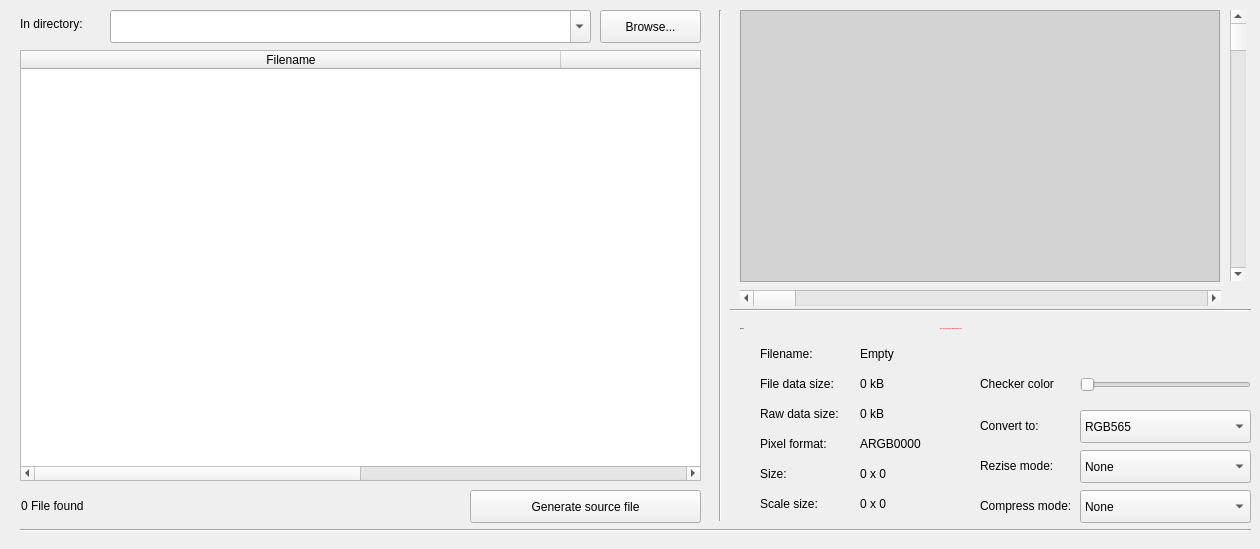
    <widget class="QWidget" name="ImageConverter">
     <attribute name="title">
      <string>Image Converter</string>
     </attribute>
     <widget class="QLabel" name="LabelStaticInDirectory">
      <property name="geometry">
       <rect>
        <x>20</x>
        <y>10</y>
        <width>81</width>
        <height>27</height>
       </rect>
      </property>
      <property name="sizePolicy">
       <sizepolicy hsizetype="Fixed" vsizetype="Fixed">
        <horstretch>0</horstretch>
        <verstretch>0</verstretch>
       </sizepolicy>
      </property>
      <property name="text">
       <string>In directory:</string>
      </property>
      <property name="scaledContents">
       <bool>true</bool>
      </property>
     </widget>
     <widget class="QComboBox" name="ComboBoxDirectory">
      <property name="geometry">
       <rect>
        <x>110</x>
        <y>10</y>
        <width>481</width>
        <height>33</height>
       </rect>
      </property>
      <property name="sizePolicy">
       <sizepolicy hsizetype="Fixed" vsizetype="Fixed">
        <horstretch>0</horstretch>
        <verstretch>0</verstretch>
       </sizepolicy>
      </property>
      <property name="editable">
       <bool>true</bool>
      </property>
     </widget>
     <widget class="QPushButton" name="ButtonBrowse">
      <property name="geometry">
       <rect>
        <x>600</x>
        <y>10</y>
        <width>101</width>
        <height>33</height>
       </rect>
      </property>
      <property name="sizePolicy">
       <sizepolicy hsizetype="Fixed" vsizetype="Fixed">
        <horstretch>0</horstretch>
        <verstretch>0</verstretch>
       </sizepolicy>
      </property>
      <property name="styleSheet">
       <string notr="true"/>
      </property>
      <property name="text">
       <string>Browse...</string>
      </property>
      <property name="icon">
       <iconset>
        <normaloff>:/Images/browse20.png</normaloff>:/Images/browse20.png</iconset>
      </property>
      <property name="iconSize">
       <size>
        <width>20</width>
        <height>20</height>
       </size>
      </property>
     </widget>
     <widget class="QGraphicsView" name="graphicsViewConverter">
      <property name="geometry">
       <rect>
        <x>740</x>
        <y>10</y>
        <width>480</width>
        <height>272</height>
       </rect>
      </property>
      <property name="sizePolicy">
       <sizepolicy hsizetype="Fixed" vsizetype="Fixed">
        <horstretch>0</horstretch>
        <verstretch>0</verstretch>
       </sizepolicy>
      </property>
      <property name="styleSheet">
       <string notr="true">background-color: lightgray;</string>
      </property>
      <property name="verticalScrollBarPolicy">
       <enum>Qt::ScrollBarAlwaysOff</enum>
      </property>
      <property name="horizontalScrollBarPolicy">
       <enum>Qt::ScrollBarAlwaysOff</enum>
      </property>
      <property name="backgroundBrush">
       <brush brushstyle="NoBrush">
        <color alpha="255">
         <red>0</red>
         <green>0</green>
         <blue>0</blue>
        </color>
       </brush>
      </property>
      <property name="sceneRect">
       <rectf>
        <x>0.000000000000000</x>
        <y>0.000000000000000</y>
        <width>0.000000000000000</width>
        <height>0.000000000000000</height>
       </rectf>
      </property>
     </widget>
     <widget class="Line" name="line_V_Converter">
      <property name="geometry">
       <rect>
        <x>710</x>
        <y>10</y>
        <width>20</width>
        <height>511</height>
       </rect>
      </property>
      <property name="orientation">
       <enum>Qt::Vertical</enum>
      </property>
     </widget>
     <widget class="QTableWidget" name="TableFilesFound">
      <property name="geometry">
       <rect>
        <x>20</x>
        <y>50</y>
        <width>681</width>
        <height>431</height>
       </rect>
      </property>
      <property name="sizePolicy">
       <sizepolicy hsizetype="Fixed" vsizetype="Expanding">
        <horstretch>0</horstretch>
        <verstretch>2</verstretch>
       </sizepolicy>
      </property>
      <property name="baseSize">
       <size>
        <width>0</width>
        <height>0</height>
       </size>
      </property>
      <property name="styleSheet">
       <string notr="true">font: bold &quot;Ubuntu&quot;;
font-size: 12px;

</string>
      </property>
      <property name="lineWidth">
       <number>-1</number>
      </property>
      <property name="selectionMode">
       <enum>QAbstractItemView::SingleSelection</enum>
      </property>
      <property name="selectionBehavior">
       <enum>QAbstractItemView::SelectRows</enum>
      </property>
      <property name="sortingEnabled">
       <bool>false</bool>
      </property>
      <property name="columnCount">
       <number>2</number>
      </property>
      <attribute name="horizontalHeaderCascadingSectionResizes">
       <bool>true</bool>
      </attribute>
      <attribute name="horizontalHeaderMinimumSectionSize">
       <number>40</number>
      </attribute>
      <attribute name="horizontalHeaderDefaultSectionSize">
       <number>540</number>
      </attribute>
      <attribute name="horizontalHeaderStretchLastSection">
       <bool>true</bool>
      </attribute>
      <attribute name="verticalHeaderVisible">
       <bool>false</bool>
      </attribute>
      <attribute name="verticalHeaderHighlightSections">
       <bool>true</bool>
      </attribute>
      <column>
       <property name="text">
        <string>Filename</string>
       </property>
      </column>
      <column>
       <property name="text">
        <string>Size</string>
       </property>
      </column>
     </widget>
     <widget class="QLabel" name="LabelFilesFoundConverter">
      <property name="geometry">
       <rect>
        <x>21</x>
        <y>492</y>
        <width>151</width>
        <height>27</height>
       </rect>
      </property>
      <property name="sizePolicy">
       <sizepolicy hsizetype="Fixed" vsizetype="Fixed">
        <horstretch>0</horstretch>
        <verstretch>0</verstretch>
       </sizepolicy>
      </property>
      <property name="text">
       <string>0 File found</string>
      </property>
      <property name="scaledContents">
       <bool>true</bool>
      </property>
     </widget>
     <widget class="QLabel" name="LabelStaticConvertTo">
      <property name="geometry">
       <rect>
        <x>980</x>
        <y>412</y>
        <width>91</width>
        <height>27</height>
       </rect>
      </property>
      <property name="sizePolicy">
       <sizepolicy hsizetype="Fixed" vsizetype="Fixed">
        <horstretch>0</horstretch>
        <verstretch>0</verstretch>
       </sizepolicy>
      </property>
      <property name="text">
       <string>Convert to:</string>
      </property>
     </widget>
     <widget class="QComboBox" name="comboBoxPixelFormat">
      <property name="geometry">
       <rect>
        <x>1080</x>
        <y>410</y>
        <width>171</width>
        <height>33</height>
       </rect>
      </property>
      <property name="sizePolicy">
       <sizepolicy hsizetype="Fixed" vsizetype="Fixed">
        <horstretch>0</horstretch>
        <verstretch>0</verstretch>
       </sizepolicy>
      </property>
      <property name="styleSheet">
       <string notr="true"/>
      </property>
      <property name="frame">
       <bool>true</bool>
      </property>
      <item>
       <property name="text">
        <string>RGB565</string>
       </property>
       <property name="icon">
        <iconset resource="SkinRessource.qrc">
         <normaloff>:/graphic/rgb20.png</normaloff>:/graphic/rgb20.png</iconset>
       </property>
      </item>
      <item>
       <property name="text">
        <string>ARGB8888</string>
       </property>
       <property name="icon">
        <iconset resource="SkinRessource.qrc">
         <normaloff>:/graphic/argb20.png</normaloff>:/graphic/argb20.png</iconset>
       </property>
      </item>
      <item>
       <property name="text">
        <string>File Data</string>
       </property>
       <property name="icon">
        <iconset resource="SkinRessource.qrc">
         <normaloff>:/graphic/file.png</normaloff>:/graphic/file.png</iconset>
       </property>
      </item>
     </widget>
     <widget class="QPushButton" name="ButtonConvert">
      <property name="geometry">
       <rect>
        <x>470</x>
        <y>490</y>
        <width>231</width>
        <height>33</height>
       </rect>
      </property>
      <property name="sizePolicy">
       <sizepolicy hsizetype="Fixed" vsizetype="Fixed">
        <horstretch>0</horstretch>
        <verstretch>0</verstretch>
       </sizepolicy>
      </property>
      <property name="styleSheet">
       <string notr="true"/>
      </property>
      <property name="text">
       <string>Generate source file</string>
      </property>
      <property name="icon">
       <iconset resource="SkinRessource.qrc">
        <normaloff>:/graphic/convert20.png</normaloff>:/graphic/convert20.png</iconset>
      </property>
      <property name="iconSize">
       <size>
        <width>20</width>
        <height>20</height>
       </size>
      </property>
     </widget>
     <widget class="QLabel" name="LabelStaticPixelFormat">
      <property name="geometry">
       <rect>
        <x>760</x>
        <y>430</y>
        <width>91</width>
        <height>27</height>
       </rect>
      </property>
      <property name="text">
       <string>Pixel format:</string>
      </property>
     </widget>
     <widget class="QLabel" name="LabelStaticFileInfo">
      <property name="geometry">
       <rect>
        <x>740</x>
        <y>315</y>
        <width>91</width>
        <height>27</height>
       </rect>
      </property>
      <property name="font">
       <font>
        <pointsize>-1</pointsize>
        <italic>false</italic>
        <bold>true</bold>
       </font>
      </property>
      <property name="text">
       <string>File info:</string>
      </property>
     </widget>
     <widget class="QLabel" name="LabelStaticSize">
      <property name="geometry">
       <rect>
        <x>760</x>
        <y>460</y>
        <width>91</width>
        <height>27</height>
       </rect>
      </property>
      <property name="text">
       <string>Size:</string>
      </property>
     </widget>
     <widget class="QLabel" name="LabelFilename">
      <property name="geometry">
       <rect>
        <x>860</x>
        <y>340</y>
        <width>381</width>
        <height>27</height>
       </rect>
      </property>
      <property name="sizePolicy">
       <sizepolicy hsizetype="Fixed" vsizetype="Fixed">
        <horstretch>0</horstretch>
        <verstretch>0</verstretch>
       </sizepolicy>
      </property>
      <property name="text">
       <string>Empty</string>
      </property>
     </widget>
     <widget class="QLabel" name="LabelPixelFormat">
      <property name="geometry">
       <rect>
        <x>860</x>
        <y>430</y>
        <width>141</width>
        <height>27</height>
       </rect>
      </property>
      <property name="sizePolicy">
       <sizepolicy hsizetype="Fixed" vsizetype="Fixed">
        <horstretch>0</horstretch>
        <verstretch>0</verstretch>
       </sizepolicy>
      </property>
      <property name="text">
       <string>ARGB0000</string>
      </property>
     </widget>
     <widget class="QLabel" name="LabelSize">
      <property name="geometry">
       <rect>
        <x>860</x>
        <y>460</y>
        <width>141</width>
        <height>27</height>
       </rect>
      </property>
      <property name="sizePolicy">
       <sizepolicy hsizetype="Fixed" vsizetype="Fixed">
        <horstretch>0</horstretch>
        <verstretch>0</verstretch>
       </sizepolicy>
      </property>
      <property name="text">
       <string>0 x 0</string>
      </property>
     </widget>
     <widget class="QLabel" name="LabelStaticFilename">
      <property name="geometry">
       <rect>
        <x>760</x>
        <y>340</y>
        <width>61</width>
        <height>27</height>
       </rect>
      </property>
      <property name="text">
       <string>Filename:</string>
      </property>
     </widget>
     <widget class="Line" name="line_H_Converter">
      <property name="geometry">
       <rect>
        <x>730</x>
        <y>300</y>
        <width>521</width>
        <height>20</height>
       </rect>
      </property>
      <property name="orientation">
       <enum>Qt::Horizontal</enum>
      </property>
     </widget>
     <widget class="QScrollBar" name="horizontalScrollBarConverter">
      <property name="geometry">
       <rect>
        <x>740</x>
        <y>290</y>
        <width>481</width>
        <height>16</height>
       </rect>
      </property>
      <property name="styleSheet">
       <string notr="true"/>
      </property>
      <property name="tracking">
       <bool>true</bool>
      </property>
      <property name="orientation">
       <enum>Qt::Horizontal</enum>
      </property>
     </widget>
     <widget class="QScrollBar" name="verticalScrollBarConverter">
      <property name="geometry">
       <rect>
        <x>1230</x>
        <y>10</y>
        <width>16</width>
        <height>271</height>
       </rect>
      </property>
      <property name="orientation">
       <enum>Qt::Vertical</enum>
      </property>
     </widget>
     <widget class="QLabel" name="LabelScaleSize">
      <property name="geometry">
       <rect>
        <x>860</x>
        <y>490</y>
        <width>141</width>
        <height>27</height>
       </rect>
      </property>
      <property name="sizePolicy">
       <sizepolicy hsizetype="Fixed" vsizetype="Fixed">
        <horstretch>0</horstretch>
        <verstretch>0</verstretch>
       </sizepolicy>
      </property>
      <property name="text">
       <string>0 x 0</string>
      </property>
     </widget>
     <widget class="QComboBox" name="comboBoxResize">
      <property name="enabled">
       <bool>true</bool>
      </property>
      <property name="geometry">
       <rect>
        <x>1080</x>
        <y>450</y>
        <width>171</width>
        <height>33</height>
       </rect>
      </property>
      <property name="sizePolicy">
       <sizepolicy hsizetype="Fixed" vsizetype="Fixed">
        <horstretch>0</horstretch>
        <verstretch>0</verstretch>
       </sizepolicy>
      </property>
      <property name="styleSheet">
       <string notr="true"/>
      </property>
      <property name="iconSize">
       <size>
        <width>20</width>
        <height>20</height>
       </size>
      </property>
      <item>
       <property name="text">
        <string>None</string>
       </property>
       <property name="icon">
        <iconset resource="SkinRessource.qrc">
         <normaloff>:/graphic/none20.png</normaloff>:/graphic/none20.png</iconset>
       </property>
      </item>
      <item>
       <property name="text">
        <string>Scale to fit</string>
       </property>
       <property name="icon">
        <iconset resource="SkinRessource.qrc">
         <normaloff>:/graphic/ScaleFit20.png</normaloff>:/graphic/ScaleFit20.png</iconset>
       </property>
      </item>
      <item>
       <property name="text">
        <string>Scale to width</string>
       </property>
       <property name="icon">
        <iconset resource="SkinRessource.qrc">
         <normaloff>:/graphic/ScaleWidth20.png</normaloff>:/graphic/ScaleWidth20.png</iconset>
       </property>
      </item>
      <item>
       <property name="text">
        <string>Scale to height</string>
       </property>
       <property name="icon">
        <iconset resource="SkinRessource.qrc">
         <normaloff>:/graphic/ScaleHeight20.png</normaloff>:/graphic/ScaleHeight20.png</iconset>
       </property>
      </item>
     </widget>
     <widget class="QLabel" name="LabelStaticScaleSize">
      <property name="geometry">
       <rect>
        <x>760</x>
        <y>490</y>
        <width>91</width>
        <height>27</height>
       </rect>
      </property>
      <property name="sizePolicy">
       <sizepolicy hsizetype="Fixed" vsizetype="Fixed">
        <horstretch>0</horstretch>
        <verstretch>0</verstretch>
       </sizepolicy>
      </property>
      <property name="text">
       <string>Scale size:</string>
      </property>
     </widget>
     <widget class="QLabel" name="LabelStaticResize">
      <property name="geometry">
       <rect>
        <x>980</x>
        <y>452</y>
        <width>91</width>
        <height>27</height>
       </rect>
      </property>
      <property name="sizePolicy">
       <sizepolicy hsizetype="Fixed" vsizetype="Fixed">
        <horstretch>0</horstretch>
        <verstretch>0</verstretch>
       </sizepolicy>
      </property>
      <property name="text">
       <string>Rezise mode:</string>
      </property>
     </widget>
     <widget class="QLabel" name="LabelDataSize">
      <property name="geometry">
       <rect>
        <x>860</x>
        <y>400</y>
        <width>141</width>
        <height>27</height>
       </rect>
      </property>
      <property name="sizePolicy">
       <sizepolicy hsizetype="Fixed" vsizetype="Fixed">
        <horstretch>0</horstretch>
        <verstretch>0</verstretch>
       </sizepolicy>
      </property>
      <property name="text">
       <string>0 kB</string>
      </property>
     </widget>
     <widget class="QLabel" name="LabelStaticDataSize">
      <property name="geometry">
       <rect>
        <x>760</x>
        <y>400</y>
        <width>91</width>
        <height>27</height>
       </rect>
      </property>
      <property name="sizePolicy">
       <sizepolicy hsizetype="Fixed" vsizetype="Fixed">
        <horstretch>0</horstretch>
        <verstretch>0</verstretch>
       </sizepolicy>
      </property>
      <property name="text">
       <string>Raw data size:</string>
      </property>
     </widget>
     <widget class="QLabel" name="LabelNoteConverter">
      <property name="geometry">
       <rect>
        <x>940</x>
        <y>315</y>
        <width>301</width>
        <height>27</height>
       </rect>
      </property>
      <property name="sizePolicy">
       <sizepolicy hsizetype="Fixed" vsizetype="Fixed">
        <horstretch>0</horstretch>
        <verstretch>0</verstretch>
       </sizepolicy>
      </property>
      <property name="font">
       <font>
        <pointsize>-1</pointsize>
        <italic>false</italic>
        <bold>true</bold>
       </font>
      </property>
      <property name="styleSheet">
       <string notr="true">color:rgb(255, 0, 0)</string>
      </property>
      <property name="text">
       <string>Note: Only part visible in viewport will be used</string>
      </property>
     </widget>
     <widget class="QLabel" name="LabelStaticFileDataSize">
      <property name="geometry">
       <rect>
        <x>760</x>
        <y>370</y>
        <width>91</width>
        <height>27</height>
       </rect>
      </property>
      <property name="sizePolicy">
       <sizepolicy hsizetype="Fixed" vsizetype="Fixed">
        <horstretch>0</horstretch>
        <verstretch>0</verstretch>
       </sizepolicy>
      </property>
      <property name="text">
       <string>File data size:</string>
      </property>
     </widget>
     <widget class="QLabel" name="LabelFileDataSize">
      <property name="geometry">
       <rect>
        <x>860</x>
        <y>370</y>
        <width>141</width>
        <height>27</height>
       </rect>
      </property>
      <property name="sizePolicy">
       <sizepolicy hsizetype="Fixed" vsizetype="Fixed">
        <horstretch>0</horstretch>
        <verstretch>0</verstretch>
       </sizepolicy>
      </property>
      <property name="text">
       <string>0 kB</string>
      </property>
     </widget>
     <widget class="QComboBox" name="comboBoCompress">
      <property name="enabled">
       <bool>true</bool>
      </property>
      <property name="geometry">
       <rect>
        <x>1080</x>
        <y>490</y>
        <width>171</width>
        <height>33</height>
       </rect>
      </property>
      <property name="sizePolicy">
       <sizepolicy hsizetype="Fixed" vsizetype="Fixed">
        <horstretch>0</horstretch>
        <verstretch>0</verstretch>
       </sizepolicy>
      </property>
      <property name="styleSheet">
       <string notr="true"/>
      </property>
      <property name="iconSize">
       <size>
        <width>20</width>
        <height>20</height>
       </size>
      </property>
      <item>
       <property name="text">
        <string>None</string>
       </property>
       <property name="icon">
        <iconset resource="SkinRessource.qrc">
         <normaloff>:/graphic/none20.png</normaloff>:/graphic/none20.png</iconset>
       </property>
      </item>
      <item>
       <property name="text">
        <string>RLE</string>
       </property>
       <property name="icon">
        <iconset resource="SkinRessource.qrc">
         <normaloff>:/graphic/RLE.png</normaloff>:/graphic/RLE.png</iconset>
       </property>
      </item>
      <item>
       <property name="text">
        <string>LZW</string>
       </property>
       <property name="icon">
        <iconset resource="SkinRessource.qrc">
         <normaloff>:/graphic/lzw.png</normaloff>:/graphic/lzw.png</iconset>
       </property>
      </item>
     </widget>
     <widget class="QLabel" name="LabelStaticCompress">
      <property name="geometry">
       <rect>
        <x>980</x>
        <y>492</y>
        <width>91</width>
        <height>27</height>
       </rect>
      </property>
      <property name="sizePolicy">
       <sizepolicy hsizetype="Fixed" vsizetype="Fixed">
        <horstretch>0</horstretch>
        <verstretch>0</verstretch>
       </sizepolicy>
      </property>
      <property name="text">
       <string>Compress mode:</string>
      </property>
     </widget>
     <widget class="Line" name="line_H_Converter_2">
      <property name="geometry">
       <rect>
        <x>20</x>
        <y>520</y>
        <width>1231</width>
        <height>20</height>
       </rect>
      </property>
      <property name="orientation">
       <enum>Qt::Horizontal</enum>
      </property>
     </widget>
     <widget class="QLabel" name="LabelStaticCheckerColor">
      <property name="geometry">
       <rect>
        <x>980</x>
        <y>370</y>
        <width>91</width>
        <height>27</height>
       </rect>
      </property>
      <property name="sizePolicy">
       <sizepolicy hsizetype="Fixed" vsizetype="Fixed">
        <horstretch>0</horstretch>
        <verstretch>0</verstretch>
       </sizepolicy>
      </property>
      <property name="text">
       <string>Checker color</string>
      </property>
     </widget>
     <widget class="QSlider" name="CheckerBoardSlider">
      <property name="geometry">
       <rect>
        <x>1080</x>
        <y>374</y>
        <width>171</width>
        <height>22</height>
       </rect>
      </property>
      <property name="maximum">
       <number>255</number>
      </property>
      <property name="orientation">
       <enum>Qt::Horizontal</enum>
      </property>
     </widget>
    </widget>
